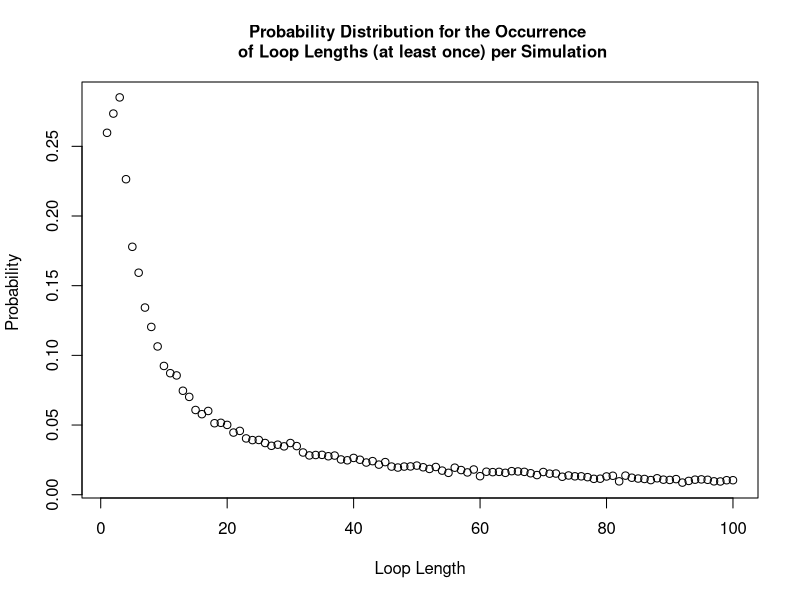

Reproduce this figure in R.
#### Team Members:
# Fatima Kasenally (S2443602); Wenqi Ni (s1792412); Cameron Allan (S1748084)

#### address of github repo:
#https://github.com/niwq15/SP-Group-7-A2


#### Contributions

# Functions we each made versions of:
# Cameron - Strategy3, unused alternatives to each strategy using arrays, Pone, Pall optimization, unused dloop
# Wenqi - Strategy1, Strategy2, Strategy3, Pone, Pall, dloop 
# Fatima - Strategy2, Pone, Pall, dloop 

# each of us should add more here. we can say what we have done, involving different versions of functions above

# Wenqi created the final versions of the functions Strategy 1, Strategy 2, Pone, 
# and the probability of no loop longer than 50 in a random reshuffling of cards to boxes
# 


# Cameron added if statement to speed up the Pall function


# Other Tasks: (correct your own)
# Cameron - optimising stuff and array stuff
# Wenqi - Q3 - Q6 stuff 
# Fatima - Q3 - Q6 stuff 




#### Overview 
# This file holds the self-contained code to use stochastic simulation to study a generalised version of the famous '100 Prisoners Problem' 
# The problem is defined as follows: 
# Consider a prison containing 2n prisoners, each with a unique identification number ranging from 1 to 2n. 
# The prison has a room with 2n boxes, each uniquely numbered from 1 to 2n and each containing a single card. 
# These cards are each labelled with a unique number between 1 and 2n. 
# Each prisoner is allowed to open n boxes to find the card with their number.
# If all 2n prisoners successfully find their cards then they all go free. 
# After their turn,the prisoners are not allowed to communicate any new information from the boxes 
# to prisoners who have yet to take their turn.
# The room is returned to its original state after each prisoner’s go. 

# Firstly, we will show 3 strategies for the prisoners, then create a 'Pone' function to estimate 
# the probability of a single prisoner successfully finding their number, then use a 'Pall' function to 
# calculate the probability of all the prisoners finding their numbers. 
# Based on the results of the individual and joint success probabilities using different strategies, 
# we will give some comments about which strategy has the highest success probabilities for 
# both individuals and the collective. 

## Each function expressing the different strategies for opening boxes to find cards will require the same 
## input parameters : n,k,cards_num. Where n parameterises the 2n number of boxes, prisoner and cards in our problem.
## k is the prisoner's number and cards_num represents the random orders of cards placed in boxes.
## Uniform input parameters allows the implemented strategy to be a variable in each simulation as each strategy 
## function is interchangeable. This is required by functions 'Pone' and 'Pall'.


## Strategy 1:
## Each prisoner with their number 'k' starts at the k-th box which contains card b
## If k is not equal to b, then the prisoner goes to box b and opens it
## The process will be repeated until they have either found the card k or opened n boxes without finding it

## Prisoner 'k' uses Strategy 1 to find their number amongst '2n' boxes 'cards_num'
## where 'cards_num' is the card numbers indexed by the box numbers.
Strategy1 <- function(n,k,cards_num) {
  #create an empty vector to store card numbers as they are read
  cards_picked <- rep(0, n) # the prisoner can read at most n cards
  cards_picked[1] <- cards_num[k] # start at the box with his number (k) on it 
  #for each of the remaining steps, first check if he has found his card number
  #if so, he will stop; if not, he will continue to read cards
  for (b in 2:n) {
    if (cards_picked[b-1] == k) {#if the prisoner k has found his number
      return(TRUE) #yes the prisoner has successfully found his card
      break # stop here and the prisoner will not open other boxes
    } else {#otherwise prisoner will open another box with the number of the last card
      cards_picked[b] <- cards_num[cards_picked[b-1]]
    }
  }
  #check whether he finds his number in the final step
  if (cards_picked[n] != k) { #if the final number is not his number
    return(FALSE) #prisoner has failed to find his card
  } else {#if the final number is equal to his number
    return(TRUE) #prisoner has successfully found his card
  }
}



## Strategy 2:
## This strategy follows an identical procedure to strategy 1, except that the starting box is randomly selected
## The prisoner uses the card number in each box to pick his next box to open.
## The prisoner can open at most n boxes in order to find the card with their number on it.

## Prisoner 'k' uses Strategy 2 to find their number amongst '2n' boxes 'cards_num'
Strategy2 <- function(n,k,cards_num) {
  #create an empty vector to store card numbers that have been read
  cards_picked <- rep(0, n) # the prisoner can read at most n cards
  cards_picked[1] <- sample(cards_num,1)# start at a randomly selected box 
  #for each of the remaining steps, firstly check whether he has found him number card
  #if so, he will stop; if not, he will continue to read cards
  for (b in 2:n) {
    if (cards_picked[b-1] == k) {#if the prisoner k has found his number
      return(TRUE)
      break #stop here and the prisoner will not open other boxes
    } else {#otherwise prisoner will open the box with number k
      cards_picked[b] <- cards_num[cards_picked[b-1]]
    }
  }
  #check whether he finds his number in the final step
  if (cards_picked[n] != k) { #if the final number is not his number
    return(FALSE)
  } else {#if the final number is equal to his number
    return(TRUE)
  }
} #The function returns TRUE/FALSE expressing that the prisoner has FOUND/FAILED TO FIND his card 

## In Strategy 1 and Strategy 2, we use the idea that once prisoners find their numbers, they will stop
## We use 'break' to save on running time
## In Strategy 3, we show another idea of selecting n card numbers and then checking whether k is inside

## Strategy 3:
## In this strategy the prisoner opens n boxes at random, without replacement
## The prisoner will open n different boxes

## Prisoner 'k' uses Strategy 3 to find their number amongst '2n' boxes 'cards_num'
Strategy3 <- function(n,k,cards_num){ 
  cards_picked <- sample(cards_num,n,replace=FALSE) # Randomly select n boxes from cards_num to open
  any(k == cards_picked) # check whether the prisoner's number appears in the selected card_num
} # End function



## 'Pone' is a function which estimates the probability of a prisoner, k, successfully finding their card number (k)
## within the n tries amongst 2n boxes (cards_num) in nreps simulated trials, using any one of the available strategies encoded above

Pone <- function(n,k,strategy,nreps) {
  # create an empty vector to store the outcome of each simulation as 1/0 = Success/ Failure to find his card
  success <- rep(0, nreps)
  for (i in 1:nreps) {
    # simulate the random order of card numbers
    cards_num <- sample(1:(2*n), 2*n, replace=FALSE)
    success[i] <- strategy(n,k,cards_num)
  }
  # return the frequentist probability of success as: 
  # total number of simulated successes / total number of simulations
  return(sum(success)/nreps)
}

## 'Pall' is a function to find the probability of all the 2n prisoners finding their cards in a single simulation
## and thus being able to escape. All prisoners must use the same strategy and the probability 
## is calculated by analysing the results from nreps simulated trials 

Pall <- function(n,strategy,nreps) {
  #create a vector to record the result of each simulation with default values of 1s
  num_success <- rep(1,nreps)
  for (i in 1:nreps) {#for each simulation
    #generate a random order of card numbers
    cards_num <- sample(1:(2*n), 2*n, replace=FALSE)
    #use the strategies to calculate whether each prisoner can find their correct number within n times
    for (k in 1:(2*n)) {
      result <- strategy(n,k,cards_num) # save the result of strategy for the k-th prisoner
      num_success[i] <- num_success[i] * result # if result is 1 keep 1 in the vector. If 0 change to 0.
      if (result == 0){ # stop if any prisoner does not escape, this cuts down simulation run-time
        break
      }
    }
  }
  # return the frequentist probability as: total number of simulated successes / total number of simulated trials
  return(sum(num_success)/nreps)
}

### Sample Results ###

### individual prisoner probabilities: 
### Pone takes args: n,k,strategy,nreps

Pone(5,5,Strategy1,10000)
Pone(50,50,Strategy1,10000)
# one prisoner & strategy 1: prob success ~ 50%  (for all n)

Pone(5,5,Strategy2,10000)
Pone(50,50,Strategy2,10000)
# one prisoner & strategy 2: prob success ~40%  (n=5) ~37%  (n>50)

Pone(5,5,Strategy3,10000)
Pone(50,50,Strategy3,10000)
# one prisoner & strategy 3: prob success ~50%  (for all n)

### joint probabilities for all prisoners as a collective:  
### Pall takes args: n,strategy,nreps


Pall(5,Strategy1,10000)
Pall(50,Strategy1,10000)
#10 prisoners & strategy 1: prob success ~35% (n=5)
#100 prisoners & strategy 1: prob success ~31% (n=50)

Pall(5,Strategy2,10000)
Pall(50,Strategy2,10000)
#10 prisoners & strategy 2: prob success ~0.01%  (n=5)
#100 prisoners & strategy 2: prob success ~0% (smaller than precision)  (n=50)

Pall(5,Strategy3,10000)
Pall(50,Strategy3,10000)
#10 prisoners & strategy 3: prob success ~0.1%  (n=5)
#100 prisoners & strategy 3: prob success ~0% (smaller than precision) (n=50)


## Remarks

## Strategy 1 and Strategy 3 have similar individual success probabilities of 50%. 
## Strategy 1 has much higher joint success probability of above 30%, while Strategy 3 only has 0%.
## It demonstrates that there is something intelligent in Strategy 1's design.
## Strategy 2 has a lower marginal probability for success than the others, and a joint probability close to 0. 

## More explanations
## For Strategy 1, consider the distribution of maximum loop lengths amongst the boxes and cards. The cycle of box and card numbers 
## must eventually return the prisoner to open a box with his card number inside if he is allowed to open as many boxes as he wants, 
## as the numbers used are part of a finite sequence. Thus, the high joint success probability can be calculated as the cumulative 
## probability of the maximum loop length being less than n, which we have determined to be approximately 31%

## For Strategy 2, the marginal probability is lower than 50% because the conditions for the prisoner's success are 1.the prisoner 
## select the correct loop with his card in it at random; 2.the loop he picks must also be shorter than n. 
## Our results show that the probability is about 37-40% (varies with n). The joint probability tends to 0 for the similar reason as strategy 3.

## For Strategy 3, the probability of finding their card every time they open a box is 1/2n and if he opens n boxes at random the 
## probability of finding his card is n/2n (=50%). For 2n prisoners all finding their cards in a simulation we multiply the independent 
## marginal probabilities to produce a joint probability of (0.5)^(2n), which tends to 0 as n increases. 



## dloop is a function which returns the probability distribution for the loop lengths occurring in a simulation 
## It takes the parameters n (to create 2n boxes) and nreps (to analyse the results of nreps simulations).
## The dloop function will return a 2n-vector, 'prob_vec_y', and prob_vec_y[i] shows the probability of loop length of i 
## occurring at least once in a random shuffling of cards to boxes.

dloop <- function(n, nreps) {
  each_loop_lengths <- c() #list to store the loop lengths generated by all simulations
  
  for (i in 1:nreps){ 
    #simulate a new set of boxes for each simulation
    cards_num <- sample(1 : (2*n), 2*n , replace=FALSE) 
    #store a list of closed boxes in each simulation
    unopened_boxes <- 1:(2*n)
    
    #store the unique loop lengths generated from each simulation 
    new_loop_lengths <- c()
    
    #scan for loops, (while more than 2 boxes are still closed, indexing breaks down for smaller loops)
    while (length(unopened_boxes) > 2 ){
      #pick the smallest number unopened box and store the value of the card inside 
      cards_picked <- cards_num[unopened_boxes[1]]
      
      #pick your next box according to your last card and scan each closed loop
      for (b in 2:length(unopened_boxes)){ #max loop length is the number of closed boxes
        #store the number of the latest card
        cards_picked <- c(cards_picked, cards_num[cards_picked[b-1]])
      }#end for 
      
      
      #scanning the last 2 boxes
      if (length(unopened_boxes) == 2 && cards_num[unopened_boxes[1]] == unopened_boxes[2]) {
        #we have found a 2 item long loop 
        new_loop_lengths <- c(new_loop_lengths, 2) 
      } else if ((length(unopened_boxes) == 2) && (cards_num[unopened_boxes[1]] == unopened_boxes[1])) {
        #we have found one or more loops with length 1
        new_loop_lengths <- c(new_loop_lengths, 1) 
      }
      
      #add your new loop length to your list 
      new_loop_lengths <- c(new_loop_lengths, length(unique(cards_picked))) 
      
      #remove the boxes opened 
      unopened_boxes <- setdiff(unopened_boxes,unique(cards_picked))
    } #end while 
    
    #store the uniquely occuring loop lengths from each simulation in a global simulation list 
    each_loop_lengths <- c(each_loop_lengths, unique(new_loop_lengths))
    
    
  } #end for 
  prob_vec_y <- tabulate(each_loop_lengths)/nreps #probability vector for the occurrence of each type of loop length 
  #function outputs the probability distribution 
  return(prob_vec_y)
  
}#end function




#testing the distribution for n=50
n = 50 
#variable storing our probability distribution using function dloop
prob_vec <- dloop(n, 10000)

##plotting the probability distribution
#create an x axis 
x_axis <- 1:length(prob_vec)
plot(x_axis, prob_vec, xlab = "Loop Length", ylab = "Probability ", main = "Probability Distribution for the Occurrence \n of Loop Lengths (at least once) per Simulation", cex.main = 1)

#output the probability distribution vector: 
cat("your probability vector for producing at least one loop of length i: \n", prob_vec, "\n")

## Note that 'no loop length longer than 50' indicates that the max loop length is 50. 
## P(no loop longer than 50) = 1 - P(there exist loop lengths larger than 50)
## Since the total loop lengths must sum to 2n, the loops of length greater than n can only occur once.
## It implies that P(loop length >n occurs at least once ) = P(loop length >n occurs exactly once ).
## Thus, P(there exist loop lengths larger than 50) is equal to the sum of P(there exists loop length i) where i ranges from 51 to 100. 

cat( "Probability of Strategy 1 succeeding: \n", 1 - sum(prob_vec[(n+1):(2*n)]), "\n this is also the probability of the maximum loop length being no more than n")
